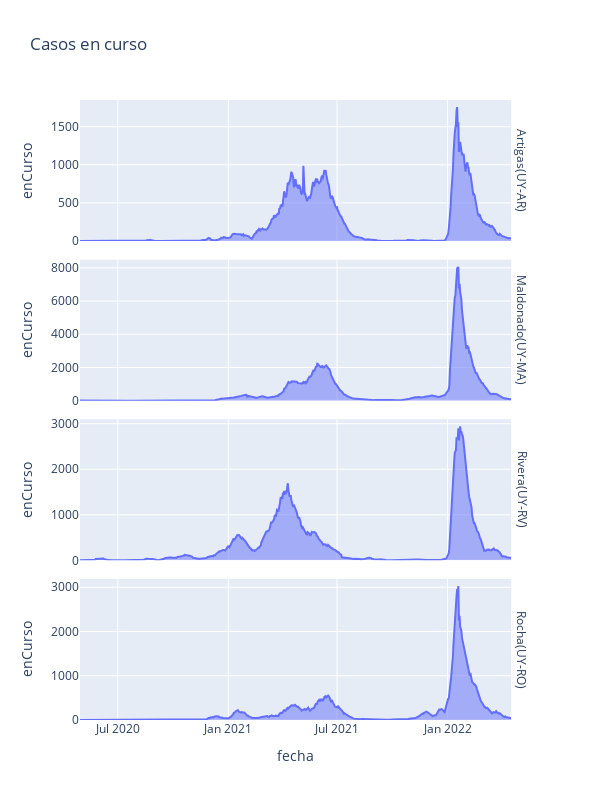

Notebook code for this chart:
### Markdown cell above
***Nota***:  recuerda que `.isin` es una función de la biblioteca pandas en Python que se utiliza para filtrar un DataFrame o una Serie basándose en una condición de pertenencia. Su objetivo es seleccionar filas que contengan valores específicos en una columna determinada.

La sintaxis general del método `.isin()` es la siguiente:

`dataframe['columna'].isin(valores_a_buscar)`

### Code cell
fig = deptos.loc[deptos["departamento"]
                 .isin(["Rocha(UY-RO)", "Artigas(UY-AR)",
                        "Maldonado(UY-MA)", "Rivera(UY-RV)"])].plot(y="enCurso", facet_row="departamento",
                                                  kind="area", title="Casos en curso", width=600, height=800)
fig.update_yaxes(matches=None)
fig.for_each_annotation(lambda a: a.update(text=a.text.split("=")[-1]))
fig.show()

### Figure 1 — Plotly figure (JSON) as saved in the notebook; plotly's stock layout.template omitted (floating-point values rounded to 4 significant figures; data arrays with more than 128 entries replaced by an {"elided": "..."} marker saying what was removed)
{"data": [{"fillpattern": {"shape": ""}, "hovertemplate": "departamento=Artigas(UY-AR)<br>fecha=%{x}<br>enCurso=%{y}<extra></extra>", "legendgroup": "", "line": {"color": "#636efa"}, "marker": {"symbol": "circle"}, "mode": "lines", "name": "", "orientation": "v", "showlegend": false, "stackgroup": "1", "type": "scatter", "x": {"elided": "718 str values"}, "xaxis": "x4", "y": {"elided": "718 int values"}, "yaxis": "y4"}, {"fillpattern": {"shape": ""}, "hovertemplate": "departamento=Maldonado(UY-MA)<br>fecha=%{x}<br>enCurso=%{y}<extra></extra>", "legendgroup": "", "line": {"color": "#636efa"}, "marker": {"symbol": "circle"}, "mode": "lines", "name": "", "orientation": "v", "showlegend": false, "stackgroup": "1", "type": "scatter", "x": {"elided": "718 str values"}, "xaxis": "x3", "y": {"elided": "718 int values"}, "yaxis": "y3"}, {"fillpattern": {"shape": ""}, "hovertemplate": "departamento=Rivera(UY-RV)<br>fecha=%{x}<br>enCurso=%{y}<extra></extra>", "legendgroup": "", "line": {"color": "#636efa"}, "marker": {"symbol": "circle"}, "mode": "lines", "name": "", "orientation": "v", "showlegend": false, "stackgroup": "1", "type": "scatter", "x": {"elided": "718 str values"}, "xaxis": "x2", "y": {"elided": "718 int values"}, "yaxis": "y2"}, {"fillpattern": {"shape": ""}, "hovertemplate": "departamento=Rocha(UY-RO)<br>fecha=%{x}<br>enCurso=%{y}<extra></extra>", "legendgroup": "", "line": {"color": "#636efa"}, "marker": {"symbol": "circle"}, "mode": "lines", "name": "", "orientation": "v", "showlegend": false, "stackgroup": "1", "type": "scatter", "x": {"elided": "718 str values"}, "xaxis": "x", "y": {"elided": "718 int values"}, "yaxis": "y"}], "layout": {"annotations": [{"font": {}, "showarrow": false, "text": "Rocha(UY-RO)", "textangle": 90, "x": 0.98, "xanchor": "left", "xref": "paper", "y": 0.1138, "yanchor": "middle", "yref": "paper"}, {"font": {}, "showarrow": false, "text": "Rivera(UY-RV)", "textangle": 90, "x": 0.98, "xanchor": "left", "xref": "paper", "y": 0.3712, "yanchor": "middle", "yref": "paper"}, {"font": {}, "showarrow": false, "text": "Maldonado(UY-MA)", "textangle": 90, "x": 0.98, "xanchor": "left", "xref": "paper", "y": 0.6288, "yanchor": "middle", "yref": "paper"}, {"font": {}, "showarrow": false, "text": "Artigas(UY-AR)", "textangle": 90, "x": 0.98, "xanchor": "left", "xref": "paper", "y": 0.8862, "yanchor": "middle", "yref": "paper"}], "height": 800, "legend": {"tracegroupgap": 0}, "title": {"text": "Casos en curso"}, "width": 600, "xaxis": {"anchor": "y", "domain": [0, 0.98], "title": {"text": "fecha"}}, "xaxis2": {"anchor": "y2", "domain": [0, 0.98], "matches": "x", "showticklabels": false}, "xaxis3": {"anchor": "y3", "domain": [0, 0.98], "matches": "x", "showticklabels": false}, "xaxis4": {"anchor": "y4", "domain": [0, 0.98], "matches": "x", "showticklabels": false}, "yaxis": {"anchor": "x", "domain": [0, 0.2275], "title": {"text": "enCurso"}}, "yaxis2": {"anchor": "x2", "domain": [0.2575, 0.485], "title": {"text": "enCurso"}}, "yaxis3": {"anchor": "x3", "domain": [0.515, 0.7425], "title": {"text": "enCurso"}}, "yaxis4": {"anchor": "x4", "domain": [0.7725, 1], "title": {"text": "enCurso"}}}}
